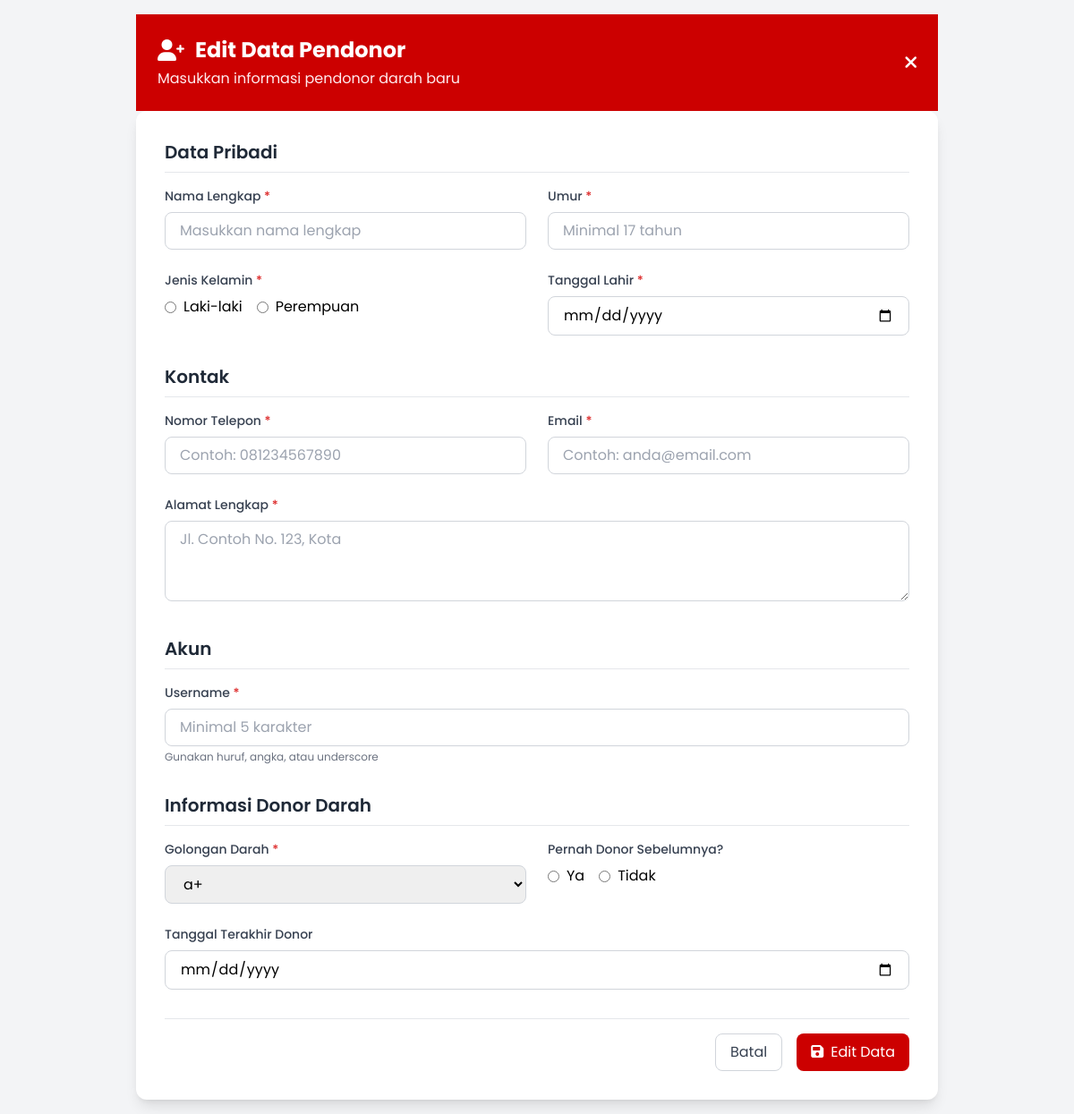
The app's page /admin/data_pendonor/edit.php?id=sadasdaasd (signed in), older data.
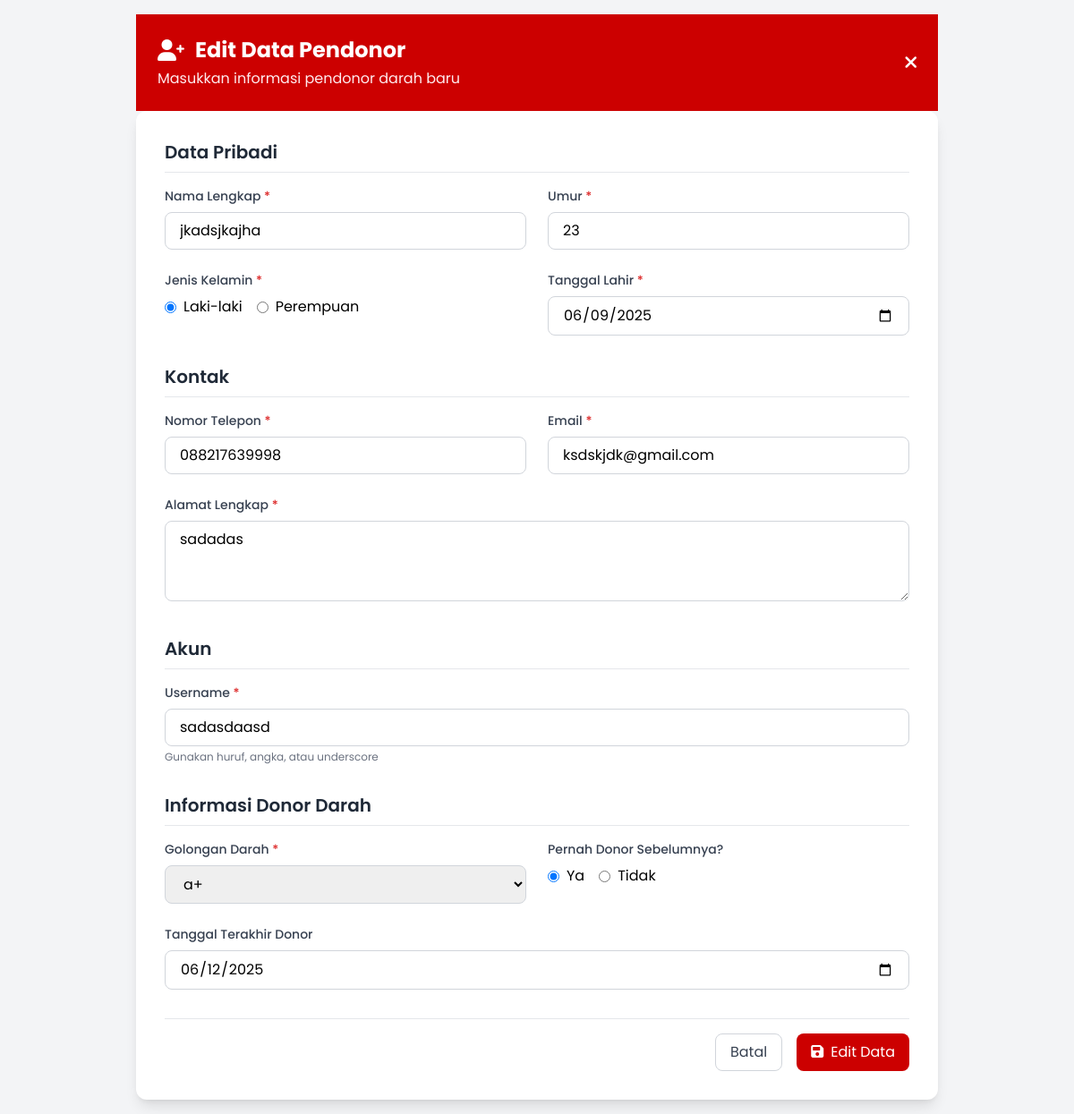
The same page, newer data.
### tables this page shows
CREATE TABLE IF NOT EXISTS `users` (
  `id` int NOT NULL AUTO_INCREMENT,
  `username` varchar(100) NOT NULL,
  `email` varchar(100) NOT NULL,
  `password` varchar(255) NOT NULL,
  `fullname` varchar(255) NOT NULL,
  `status` enum('active','inactive') NOT NULL DEFAULT 'active',
  `age` int NOT NULL,
  `phone` varchar(20) NOT NULL DEFAULT '',
  `address` text NOT NULL,
  `blood_type_id` int NOT NULL,
  `birth_date` date NOT NULL,
  `gender` enum('male','female') NOT NULL,
  `donation_history` enum('y','n') NOT NULL,
  `last_donation` date DEFAULT NULL,
  `created_at` timestamp NOT NULL DEFAULT CURRENT_TIMESTAMP,
  `updated_at` timestamp NOT NULL DEFAULT CURRENT_TIMESTAMP,
  PRIMARY KEY (`id`),
  UNIQUE KEY `username` (`username`),
  UNIQUE KEY `email` (`email`),
  KEY `blood_type` (`blood_type_id`),
  CONSTRAINT `blood_type` FOREIGN KEY (`blood_type_id`) REFERENCES `blood_types` (`id`)
);

### admin/data_pendonor/edit.php (the view, shortened to what the changed rows need)
<?php
require_once('../../db/config.php');
$user_id = $_GET["id"] ?? "";
$user_query = "SELECT * FROM users WHERE username = ?";
$user_stmt = $db->prepare($user_query);
$user_stmt->bind_param("s", $user_id);
$user_stmt->execute();
$user_data = $user_stmt->get_result()->fetch_assoc();
?>
<!DOCTYPE html>
<html lang="id">
<head>
  <script src="https://cdn.tailwindcss.com"></script>
  <link rel="stylesheet" href="https://cdnjs.cloudflare.com/ajax/libs/font-awesome/6.0.0/css/all.min.css">
</head>
<body class="bg-gray-100 font-['Poppins'] min-h-screen flex items-center justify-center p-4">
  <div class="w-full max-w-4xl">
    <div class="bg-blood text-white p-6 flex justify-between items-center">
      <div>
        <h1 class="text-2xl font-bold flex items-center">
          <i class="fas fa-user-plus mr-3"></i>
          Edit Data Pendonor
        </h1>
      </div>
    </div>
    <div class="bg-white rounded-xl shadow-lg p-6 md:p-8">
      <form id="donorForm" method="POST">
        <div class="mb-8">
          <h2 class="text-xl font-semibold text-gray-800 mb-4 border-b pb-2">Data Pribadi</h2>
          <div class="grid grid-cols-1 md:grid-cols-2 gap-6">
            <div>
              <label for="fullname" class="block text-gray-700 text-sm font-medium mb-2">Nama Lengkap <span class="text-red-600">*</span></label>
              <input type="text" id="fullname" name="fullname" value="<?= $user_data["fullname"] ?>" required
                class="w-full px-4 py-2 border border-gray-300 rounded-lg focus:outline-none focus:ring-2 focus:ring-red-500 focus:border-transparent"
                placeholder="Masukkan nama lengkap">
            </div>
            <div>
              <label for="age" class="block text-gray-700 text-sm font-medium mb-2">Umur <span class="text-red-600">*</span></label>
              <input type="number" id="age" name="age" min="17" max="65" required value="<?= $user_data["age"] ?>"
                class="w-full px-4 py-2 border border-gray-300 rounded-lg focus:outline-none focus:ring-2 focus:ring-red-500 focus:border-transparent"
                placeholder="Minimal 17 tahun">
            </div>
            <div>
              <div class="flex space-x-4">
                <label class="inline-flex items-center">
                  <input type="radio" name="gender" value="male" required <?= $user_data["gender"] === "male" ? "checked" : ""  ?>
                    class="text-red-600 focus:ring-red-500">
                  <span class="ml-2">Laki-laki</span>
                </label>
                <label class="inline-flex items-center">
                  <input type="radio" name="gender" value="female" <?= $user_data["gender"] === "female" ? "checked" : ""  ?>
                    class="text-red-600 focus:ring-red-500">
                  <span class="ml-2">Perempuan</span>
                </label>
              </div>
            </div>
            <div>
              <label for="birthdate" class="block text-gray-700 text-sm font-medium mb-2">Tanggal Lahir <span class="text-red-600">*</span></label>
              <input type="date" id="birthdate" name="birthdate" value="<?= $user_data["birth_date"] ?>" required
                class="w-full px-4 py-2 border border-gray-300 rounded-lg focus:outline-none focus:ring-2 focus:ring-red-500 focus:border-transparent">
            </div>
          </div>
        </div>
        <div class="mb-8">
          <h2 class="text-xl font-semibold text-gray-800 mb-4 border-b pb-2">Kontak</h2>
          <div class="grid grid-cols-1 md:grid-cols-2 gap-6">
            <div>
              <label for="phone" class="block text-gray-700 text-sm font-medium mb-2">Nomor Telepon <span class="text-red-600">*</span></label>
              <input type="tel" id="phone" name="phone" value="<?= $user_data["phone"] ?>" required
                class="w-full px-4 py-2 border border-gray-300 rounded-lg focus:outline-none focus:ring-2 focus:ring-red-500 focus:border-transparent"
                placeholder="Contoh: 081234567890" pattern="[0-9]{10,13}">
            </div>
            <div>
              <label for="email" class="block text-gray-700 text-sm font-medium mb-2">Email <span class="text-red-600">*</span></label>
              <input type="email" id="email" name="email" value="<?= $user_data["email"] ?>" required
                class="w-full px-4 py-2 border border-gray-300 rounded-lg focus:outline-none focus:ring-2 focus:ring-red-500 focus:border-transparent"
                placeholder="Contoh: anda@email.com">
            </div>
            <div class="md:col-span-2">
              <label for="address" class="block text-gray-700 text-sm font-medium mb-2">Alamat Lengkap <span class="text-red-600">*</span></label>
              <textarea id="address" name="address" rows="3" required
                class="w-full px-4 py-2 border border-gray-300 rounded-lg focus:outline-none focus:ring-2 focus:ring-red-500 focus:border-transparent"
                placeholder="Jl. Contoh No. 123, Kota"><?= $user_data["address"] ?></textarea>
            </div>
          </div>
        </div>
        <div class="mb-8">
          <h2 class="text-xl font-semibold text-gray-800 mb-4 border-b pb-2">Akun</h2>
          <div class="grid grid-cols-1 md:grid-cols-2 gap-6">
            <div class="col-span-2">
              <label for="username" class="block text-gray-700 text-sm font-medium mb-2">Username <span class="text-red-600">*</span></label>
              <input type="text" id="username" name="username" required minlength="5" value="<?= $user_data["username"] ?>"
                class="w-full px-4 py-2 border border-gray-300 rounded-lg focus:outline-none focus:ring-2 focus:ring-red-500 focus:border-transparent"
                placeholder="Minimal 5 karakter">
              <p class="text-xs text-gray-500 mt-1">Gunakan huruf, angka, atau underscore</p>
            </div>
          </div>
        </div>
        <div class="mb-8">
          <h2 class="text-xl font-semibold text-gray-800 mb-4 border-b pb-2">Informasi Donor Darah</h2>
          <div class="grid grid-cols-1 md:grid-cols-2 gap-6">
            <div>
              <div class="flex space-x-4">
                <label class="inline-flex items-center">
                  <input type="radio" name="donorHistory" value="y" <?= $user_data["donation_history"] === "y" ? "checked" : "" ?>
                    class="text-red-600 focus:ring-red-500" id="donorYes">
                  <span class="ml-2">Ya</span>
                </label>
                <label class="inline-flex items-center">
                  <input type="radio" name="donorHistory" value="n" <?= $user_data["donation_history"] === "n" ? "checked" : "" ?>
                    class="text-red-600 focus:ring-red-500" id="donorNo">
                  <span class="ml-2">Tidak</span>
                </label>
              </div>
            </div>
            <div id="lastDonationContainer" class="<?= $user_data["donation_history"] === "n" ? "hidden" : "" ?> md:col-span-2">
              <label for="lastDonation" class="block text-gray-700 text-sm font-medium mb-2">Tanggal Terakhir Donor</label>
              <input type="date" id="lastDonation" name="lastDonation" value="<?= $user_data["last_donation"] ?>"
                class="w-full px-4 py-2 border border-gray-300 rounded-lg focus:outline-none focus:ring-2 focus:ring-red-500 focus:border-transparent">
            </div>
          </div>
        </div>
      </form>
    </div>
  </div>
</body>
</html>

Row changes from the older to the newer data that the page shows:
added users: fullname "jkadsjkajha", age "23", gender "☑ Laki-laki", gender "☐ Perempuan", birthdate "06/09/2025", phone "088217639998", email "ksdskjdk@gmail.com", address "sadadas", username "sadasdaasd", donation_history "☑ Ya", donation_history "☐ Tidak", lastDonation "06/12/2025"
Text that changed along with them:
form field gender: "☐ Laki-laki" → (not shown)
form field gender: "☐ Perempuan" → (not shown)
form field donorHistory: "☐ Ya" → (not shown)
form field donorHistory: "☐ Tidak" → (not shown)
